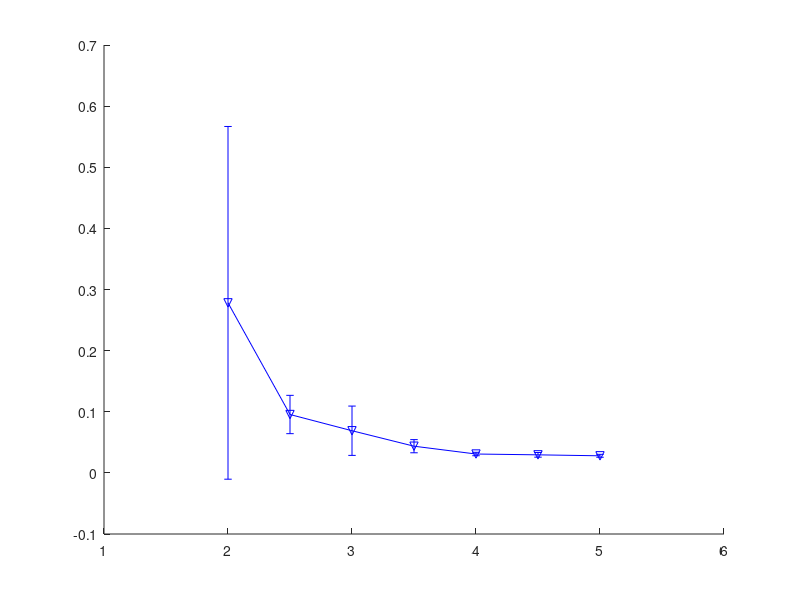

MATLAB code to generate this figure: (Note: this script raises an error after producing the figure.)
clc;clear; close all;
load CompareResults;
load CompareResultsStd;

K=32; 
m_num=round(K*[2 2.5 3 3.5 4 4.5 5]);
ms=5; ts=12;

figure; hold on;
errorbar(m_num/K, CompareResults(1,:), CompareResultsStd(1,:), 'bv-', 'linewidth', 2,  'MarkerSize',ms); 
errorbar(m_num/K, CompareResults(2,:), CompareResultsStd(2,:), 'gd-', 'linewidth', 2,  'MarkerSize',ms); 
errorbar(m_num/K, CompareResults(3,:), CompareResultsStd(3,:), 'ch-', 'linewidth', 2,  'MarkerSize',ms); 
errorbar(m_num/K, CompareResults(4,:), CompareResultsStd(4,:), 'mh-.', 'linewidth', 2,  'MarkerSize',ms); 
errorbar(m_num/K, CompareResults(5,:), CompareResultsStd(5,:), 'kh--', 'linewidth', 2,  'MarkerSize',ms); 
errorbar(m_num/K, CompareResults(6,:), CompareResultsStd(6,:), 'yh-', 'linewidth', 3,  'MarkerSize',ms); 
errorbar(m_num/K, CompareResults(7,:), CompareResultsStd(7,:), 'rp-', 'linewidth', 2,  'MarkerSize',ms);
ylabel('Recovery Error'); xlabel('Sample Size Ratio (n / k)');box on;
legend('OMP', 'Lasso', 'GroupLasso, gs=2','GroupLasso, gs=4','GroupLasso, gs=8','GroupLasso, gs=16','StructOMP');
axis([m_num(1)/K-0.5 m_num(end)/K+0.5 0 0.4])
textobj = findobj('type', 'text');
set(textobj, 'fontsize', ts);
h_xlabel = get(gca,'XLabel');
set(h_xlabel,'FontSize',ts); 
h_xlabel = get(gca,'YLabel');
set(h_xlabel,'FontSize',ts); 



figure; hold on;
errorbar(m_num/K, CompareResults(8,:), CompareResultsStd(8,:), 'bv-', 'linewidth', 2,  'MarkerSize',ms); 
errorbar(m_num/K, CompareResults(9,:), CompareResultsStd(9,:), 'gd-', 'linewidth', 2,  'MarkerSize',ms); 
errorbar(m_num/K, CompareResults(10,:), CompareResultsStd(10,:), 'ch-', 'linewidth', 2,  'MarkerSize',ms); 
errorbar(m_num/K, CompareResults(11,:), CompareResultsStd(11,:), 'mh-.', 'linewidth', 2,  'MarkerSize',ms); 
errorbar(m_num/K, CompareResults(12,:), CompareResultsStd(12,:), 'kh--', 'linewidth', 2,  'MarkerSize',ms); 
errorbar(m_num/K, CompareResults(13,:), CompareResultsStd(13,:), 'yh-', 'linewidth', 3,  'MarkerSize',ms); 
errorbar(m_num/K, CompareResults(14,:), CompareResultsStd(14,:), 'rp-', 'linewidth', 2,  'MarkerSize',ms);
ylabel('CPU Time (Second)');xlabel('Sample Size Ratio (n / k)');box on;
legend('OMP','Lasso', 'StructOMP');
axis([m_num(1)/K-0.5 m_num(end)/K+0.5 0 0.8])
textobj = findobj('type', 'text');
set(textobj, 'fontsize', ts);
h_xlabel = get(gca,'XLabel');
set(h_xlabel,'FontSize',ts); 
h_xlabel = get(gca,'YLabel');
set(h_xlabel,'FontSize',ts); 

